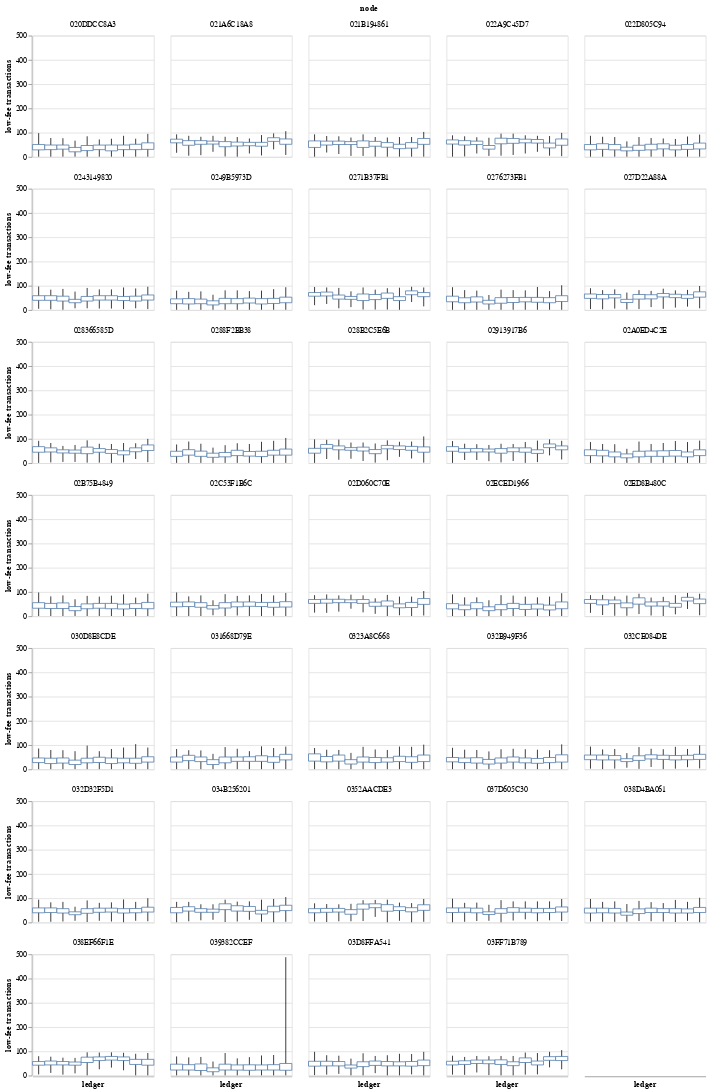

Write notebook code for a chart like this one.
### Markdown cell above
# Are validators including low-fee transactions in first proposals?

### Code cell
# Number of low-fee transactions per first proposal over time per validator.
data = props[props['seq'] == 0].drop(columns='seq')
data = data.merge(buckets, on='ledger')
ns = tsets[tsets['fee'] < 20].groupby('tset')['txn'].count()
data = data.merge(ns, on='tset')
data = data.groupby(['node', 'bucket'])['txn'].describe()
data = data.reset_index()
data['node'] = data['node'].str.slice(stop=10)

xaxis = alt.Chart(data).encode(
    x=alt.X('bucket:O', axis=alt.Axis(title='ledger', labels=False, ticks=False)),
)

tooltip = ['max', '75%', '50%', '25%', 'min']

wick = xaxis.mark_rule().encode(
    alt.Y('min:Q', title='low-fee transactions'),
    alt.Y2('max:Q'),
    tooltip=tooltip,
)

candle = xaxis.mark_bar(fill='white', stroke='#4c78a8').encode(
    alt.Y('25%:Q'),
    alt.Y2('75%:Q'),
    tooltip=tooltip,
)

(
    wick + candle
).properties(
    width=160,
    height=160,
).facet(
    'node',
    columns=5,
)

### Figure 1 — Vega-Lite specification as saved in the notebook (floating-point values rounded to 4 significant figures; data arrays with more than 128 entries replaced by an {"elided": "..."} marker saying what was removed)
{"config": {"view": {"continuousWidth": 400, "continuousHeight": 300}}, "data": {"name": "data-f12c8404dfda13ff0925ff891f750a81"}, "facet": {"type": "nominal", "field": "node"}, "spec": {"layer": [{"mark": "rule", "encoding": {"tooltip": [{"type": "quantitative", "field": "max"}, {"type": "quantitative", "field": "75%"}, {"type": "quantitative", "field": "50%"}, {"type": "quantitative", "field": "25%"}, {"type": "quantitative", "field": "min"}], "x": {"type": "ordinal", "axis": {"labels": false, "ticks": false, "title": "ledger"}, "field": "bucket"}, "y": {"type": "quantitative", "field": "min", "title": "low-fee transactions"}, "y2": {"field": "max"}}}, {"mark": {"type": "bar", "fill": "white", "stroke": "#4c78a8"}, "encoding": {"tooltip": [{"type": "quantitative", "field": "max"}, {"type": "quantitative", "field": "75%"}, {"type": "quantitative", "field": "50%"}, {"type": "quantitative", "field": "25%"}, {"type": "quantitative", "field": "min"}], "x": {"type": "ordinal", "axis": {"labels": false, "ticks": false, "title": "ledger"}, "field": "bucket"}, "y": {"type": "quantitative", "field": "25%"}, "y2": {"field": "75%"}}}], "height": 160, "width": 160}, "columns": 5, "$schema": "https://vega.github.io/schema/vega-lite/v4.8.1.json", "datasets": {"data-f12c8404dfda13ff0925ff891f750a81": {"elided": "340 records"}}}
